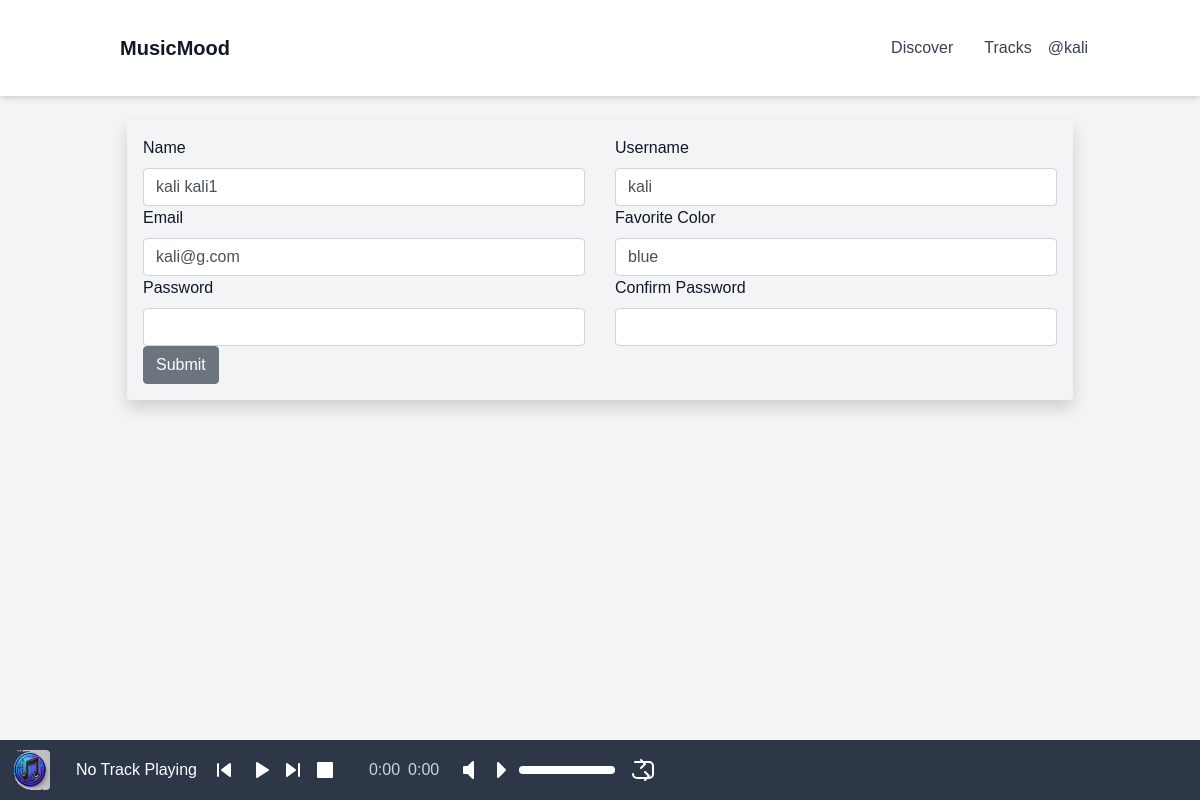
/user/update/0ff9a000-beb7-4fee-ab47-8fb3b56117f0 (signed in), run on an earlier commit of the app's database.
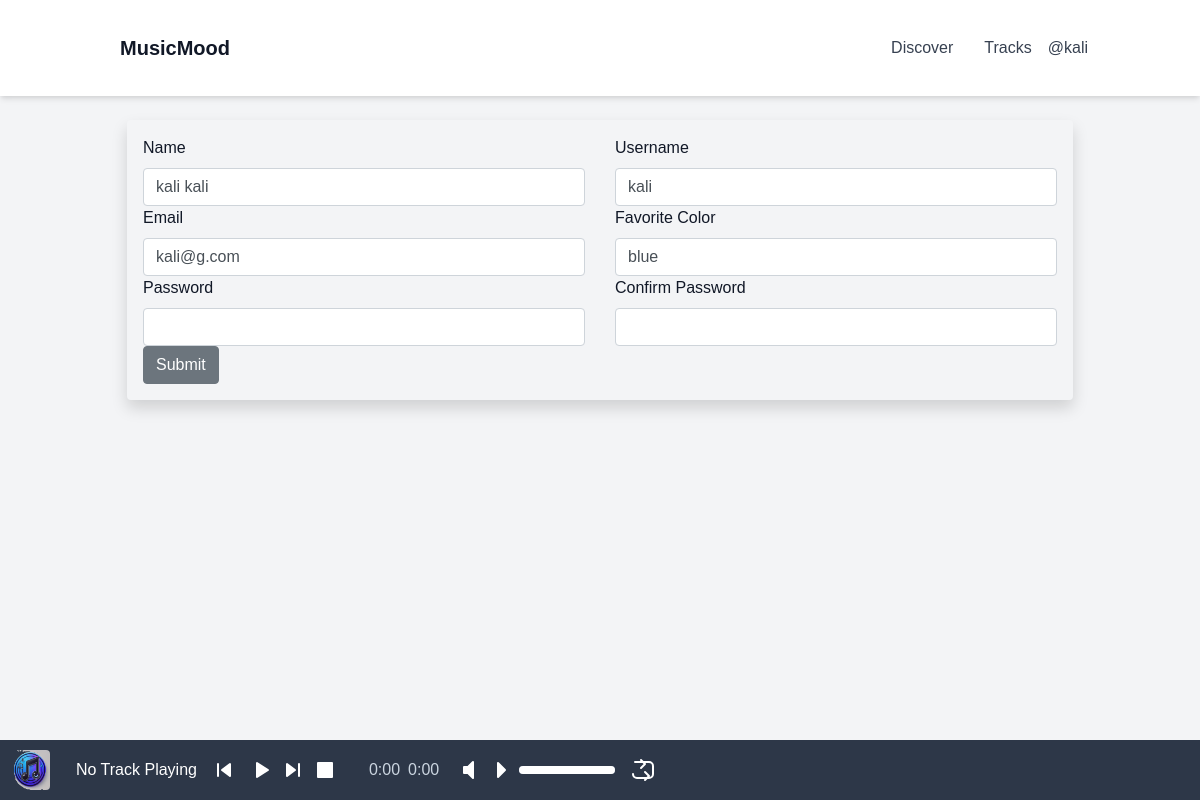
And on a later commit of the database.
### app/models.py (models this page shows, shortened)
class Users(db.Model, UserMixin):
    id = db.Column(db.String(36), primary_key=True, default=lambda: str(uuid.uuid4()))
    username = db.Column(db.String(20), nullable=False, unique=True)
    name = db.Column(db.String(200), nullable=False)
    email = db.Column(db.String(120), nullable=False, unique=True)
    favorite_color = db.Column(db.String(120))
    date_added = db.Column(db.DateTime, nullable=False, default=datetime.utcnow)
    profile_pic = db.Column(db.String(255), nullable=True)
    is_admin = db.Column(db.Boolean, default=False)
    is_creater = db.Column(db.Boolean, default=False)
    playlists = db.relationship('Playlist', back_populates='user', cascade='all, delete-orphan')
    password_hash = db.Column(db.String(256))

### app/routes.py (the view, shortened to what this page needs)
@main.route('/user/update/<string:user_id>', methods=['GET', 'POST'])
@login_required
def update_user(user_id):
    user = Users.query.get_or_404(user_id)
    form = UserForm(obj=user)
    return render_template('update_user.html', user=user, form=form)

### app/forms.py
class UserForm(FlaskForm):
	name = StringField("Name", validators=[DataRequired()])
	username = StringField("Username", validators=[DataRequired()])
	email = StringField("Email", validators=[DataRequired()])
	favorite_color = StringField("Favorite Color")
	password_hash = PasswordField('Password', validators=[DataRequired(), EqualTo('password_hash2', message='Passwords Must Match!')])
	password_hash2 = PasswordField('Confirm Password', validators=[DataRequired()])
	profile_pic = FileField("Profile Pic")
	submit = SubmitField("Submit")

### app/templates/update_user.html (shortened to what this page needs)
{% extends 'base.html' %}
{% block content %}
<div class="container">
    <div class="shadow p-3 mb-5 bg-body rounded">
        <form class="row g-3" id="update-user-form" action="{{ url_for('main.update_user', user_id=user.id) }}" method="post" enctype="multipart/form-data">
            <div class="col-md-6 position-relative">
                {{ form.name.label(class="form-label") }}
                {{ form.name(class="form-control") }}
            </div>
            <div class="col-md-6 position-relative">
                {{ form.username.label(class="form-label") }}
                {{ form.username(class="form-control") }}
            </div>
            <div class="col-md-6 position-relative">
                {{ form.email.label(class="form-label") }}
                {{ form.email(class="form-control") }}
            </div>
            <div class="col-md-6 position-relative">
                {{ form.favorite_color.label(class="form-label") }}
                {{ form.favorite_color(class="form-control") }}
            </div>
            <div class="col-md-6 position-relative">
                {{ form.password_hash.label(class="form-label") }}
                {{ form.password_hash(class="form-control") }}
            </div>
            <div class="col-md-6 position-relative">
                {{ form.password_hash2.label(class="form-label") }}
                {{ form.password_hash2(class="form-control") }}
            </div>
            <div class="col-12">
                {{ form.submit(class="btn btn-secondary") }}
            </div>
        </form>
    </div>
</div>
{% endblock %}

### app/templates/base.html (shortened to what the changed rows need)
<!DOCTYPE html>
<html lang="en">
<head>
    <link href="https://stackpath.bootstrapcdn.com/bootstrap/4.5.2/css/bootstrap.min.css" rel="stylesheet">
    <link href="https://cdn.jsdelivr.net/npm/tailwindcss@2.2.19/dist/tailwind.min.css" rel="stylesheet">
    <link rel="stylesheet" href="{{ url_for('static', filename='css/styles.css') }}">
</head>
<body class="bg-gray-100 text-gray-900 flex flex-col min-h-screen">
    <header class="bg-white shadow-md w-full">
        <div class="container mx-auto flex justify-between items-center p-4">
            <nav class="flex items-center space-x-4">
                <a href="{{ url_for('main.playlist')}}" class="text-gray-700 hover:text-gray-900">Discover</a>
                <a href="{{ url_for('main.songs')}}" class="text-gray-700 hover:text-gray-900">Tracks</a>
                {% if current_user.is_authenticated %}
                    <a href="{{ url_for('auth.profile')}}" class="text-gray-700 hover:text-gray-900">@{{ current_user.username }}</a>
                {% endif %}
            </nav>
        </div>
    </header>
    <div id="content" class="flex-grow container mx-auto p-4">
        {% block content %}
        {% endblock %}
    </div>
</body>
</html>

What changed in the data, as far as the page shows it:
changed Users "kali": name "kali kali1" → "kali kali"
